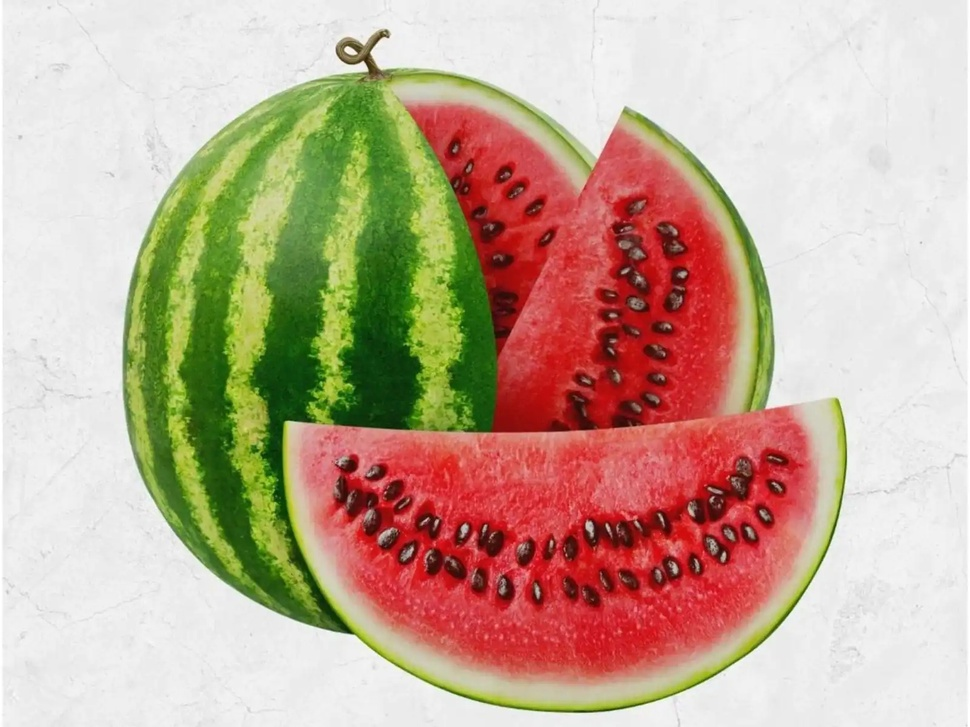
#> input picture input/watermelon.jpg, 970 x 727 px, shrunk from 1600 x 1200 before the run
$ jupyter execute materwelon.ipynb
#> lines starting #> are read from the running program, lines starting #| are printed output that depends on the picture
[cell 1]
import cv2
import numpy as np
import matplotlib.pyplot as plt

[cell 2]
watermelon = cv2.imread("input/watermelon.jpg")
#> watermelon is the input picture: shape (727, 970, 3); mean B, G, R 150, 170.9, 196.2
watermelon = cv2.cvtColor(watermelon, cv2.COLOR_BGR2RGB)
plt.imshow(watermelon)

[cell 3]
R, G, B = cv2.split(watermelon)
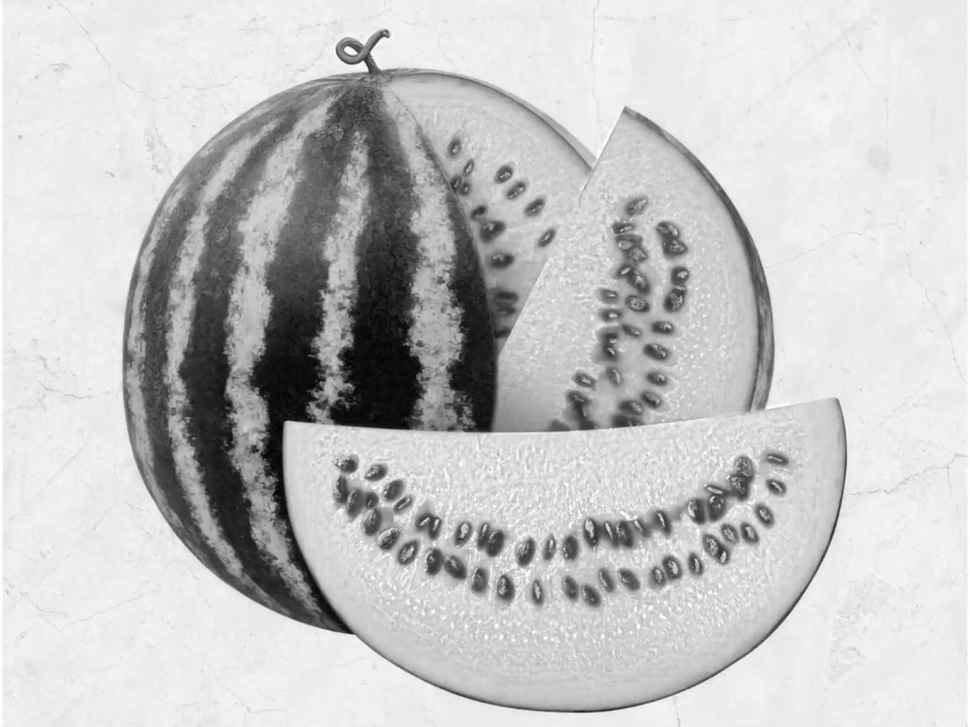
#> R: shape (727, 970); min 0, max 255, mean 196.2
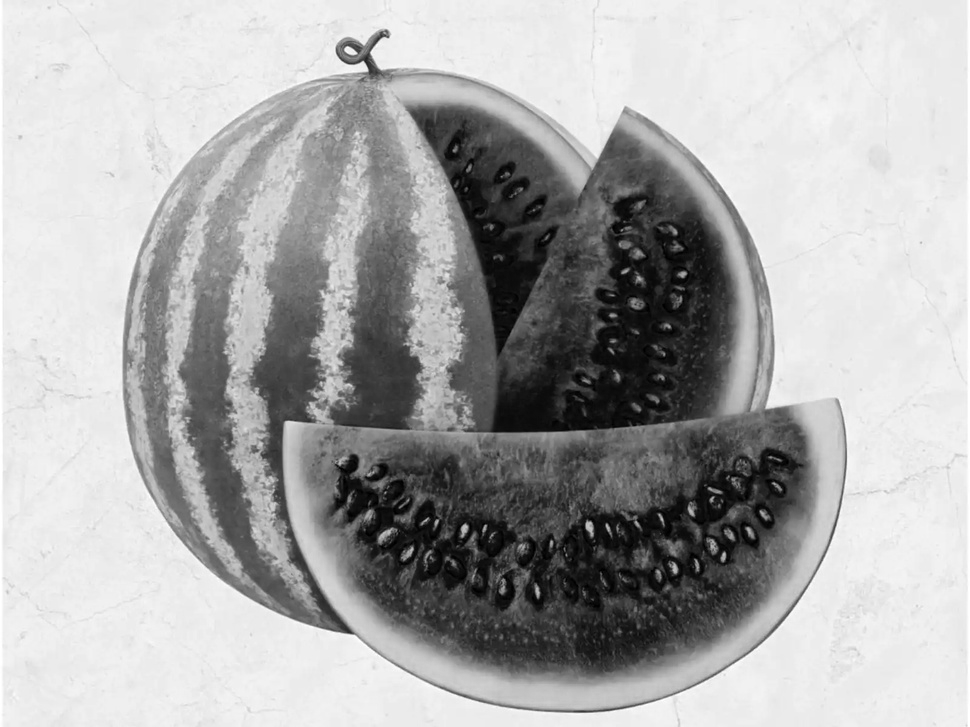
#> G: shape (727, 970); min 0, max 255, mean 170.9
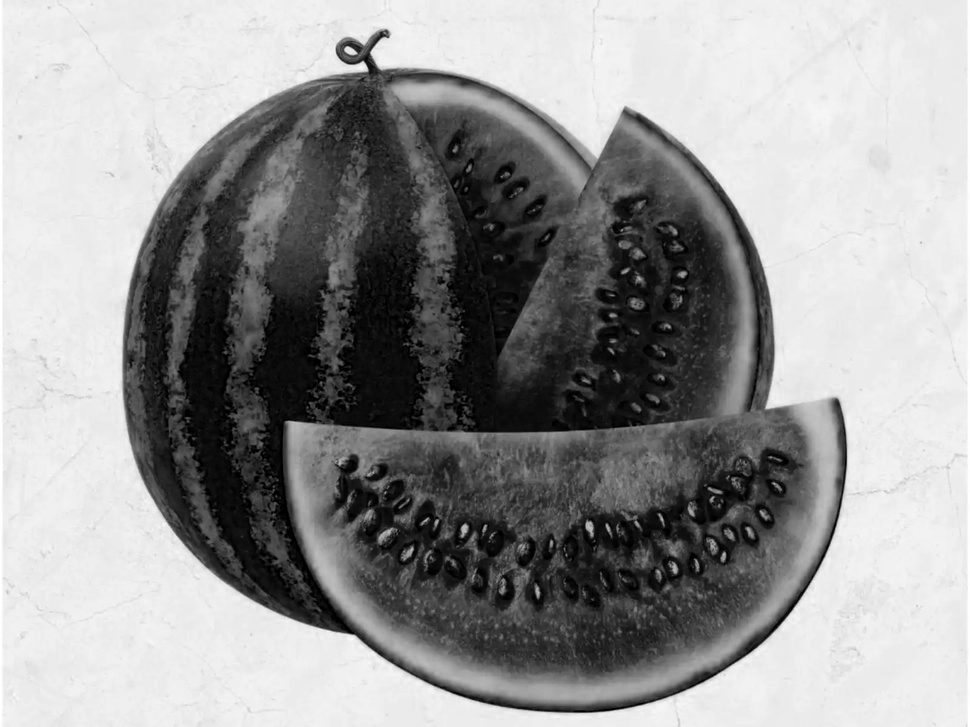
#> B: shape (727, 970); min 0, max 255, mean 150
materwelon = cv2.merge([B, G, B])
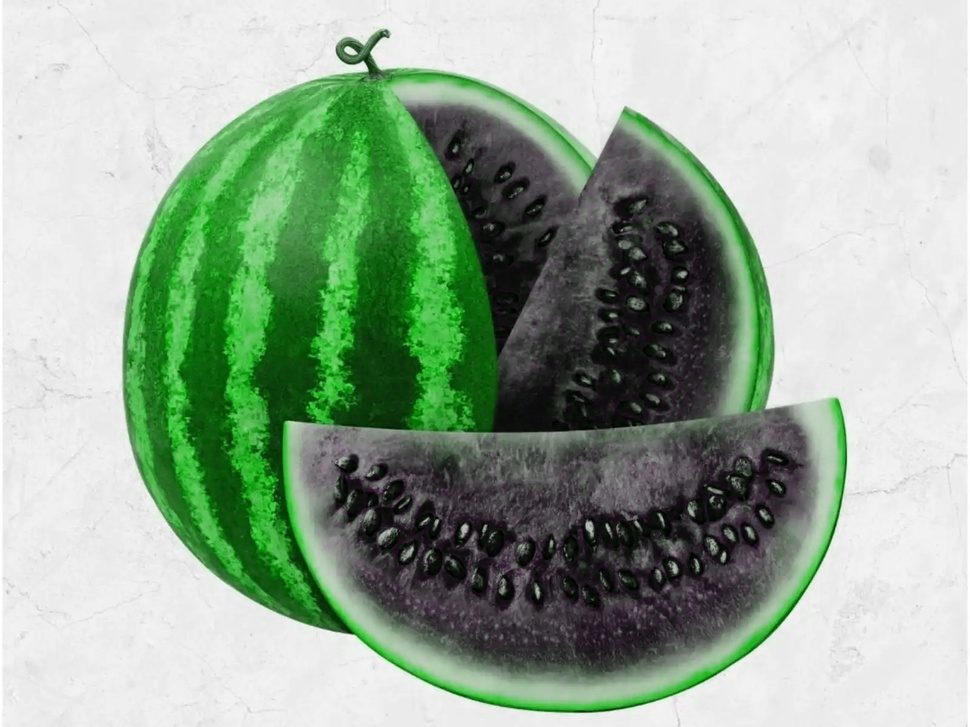
#> materwelon: shape (727, 970, 3); mean of channels 0, 1, 2 150, 170.9, 150; drawn as B, G, R


plt.imshow(materwelon)
plt.title('Materwelon')
plt.axis("off")
plt.show()
